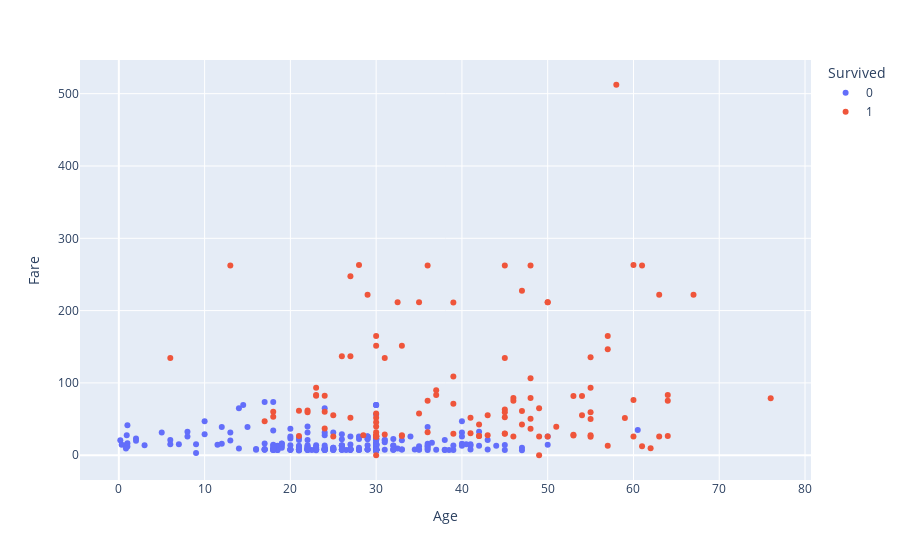

The cell this chart's notebook holds for it:
### Code cell
column1  = test_data.PassengerId
df = pd.DataFrame(column1, columns =['PassengerId'])
df1 = pd.DataFrame(output, columns =['Survived'])
result = pd.concat([df,df1],axis=1, join="inner")
visualized=test_data
merge=visualized.merge(result, how='inner', on='PassengerId')
merge.Survived=merge.Survived.astype('object')
fig = px.scatter(merge, x="Age", y="Fare", color="Survived")
fig.show()
fig.write_image("Prediction_KMeans.png")

### Figure 1 — Plotly figure (JSON) as saved in the notebook; plotly's stock layout.template omitted (floating-point values rounded to 4 significant figures; data arrays with more than 128 entries replaced by an {"elided": "..."} marker saying what was removed)
{"data": [{"hovertemplate": "Survived=0<br>Age=%{x}<br>Fare=%{y}<extra></extra>", "legendgroup": "0", "marker": {"color": "#636efa", "symbol": "circle"}, "mode": "markers", "name": "0", "orientation": "v", "showlegend": true, "x": {"elided": "302 float values"}, "xaxis": "x", "y": {"elided": "302 float values"}, "yaxis": "y", "type": "scatter"}, {"hovertemplate": "Survived=1<br>Age=%{x}<br>Fare=%{y}<extra></extra>", "legendgroup": "1", "marker": {"color": "#EF553B", "symbol": "circle"}, "mode": "markers", "name": "1", "orientation": "v", "showlegend": true, "x": [62, 46, 23, 63, 47, 55, 30, 21, 48, 22, 41, 30, 30, 45, 45, 60, 24, 28, 36, 13, 47, 31, 60, 28.5, 35, 32.5, 55, 67, 49, 27, 25, 76, 43, 36, 63, 36, 35, 53, 33, 61, 42, 30, 30, 23, 29, 42, 48, 30, 54, 64, 37, 18, 27, 30, 61, 6, 47, 30, 33, 60, 42, 57, 50, 53, 21, 39, 64, 48, 55, 45, 45, 41, 27, 30, 46, 26, 24, 30, 53, 30, 64, 30, 55, 55, 57, 33, 39, 46, 48, 39, 30, 58, 45, 49, 50, 59, 24, 25, 45, 31, 49, 54, 45, 55, 57, 23, 51, 18, 48, 30, 22, 17, 43, 50, 37, 39], "xaxis": "x", "y": [9.688, 26, 82.27, 26, 61.17, 59.4, 31.68, 61.38, 262.4, 61.98, 30.5, 57.75, 26.55, 52.55, 29.7, 76.29, 60, 263, 262.4, 262.4, 42.4, 28.54, 263, 27.72, 211.5, 211.5, 25.7, 221.8, 26, 52, 26, 78.85, 55.44, 31.68, 221.8, 75.24, 57.75, 28.5, 151.6, 262.4, 26.55, 51.86, 26.55, 83.16, 221.8, 26.55, 50.5, 27.72, 55.44, 83.16, 83.16, 53.1, 247.5, 26, 12.35, 134.5, 227.5, 25.74, 27.72, 26, 42.5, 164.9, 211.5, 27.45, 26.55, 71.28, 75.25, 106.4, 27.72, 30, 134.5, 51.86, 136.8, 0, 75.24, 136.8, 82.27, 39.6, 81.86, 45.5, 26.55, 151.6, 93.5, 135.6, 146.5, 26.55, 211.3, 79.2, 36.75, 29.7, 26, 512.3, 63.36, 65, 26, 51.48, 37.0, 55.44, 59.4, 134.5, 0, 81.86, 262.4, 50, 13, 93.5, 39.4, 60, 79.2, 164.9, 59.4, 47.1, 27.72, 211.5, 90, 108.9], "yaxis": "y", "type": "scatter"}], "layout": {"xaxis": {"anchor": "y", "domain": [0, 1], "title": {"text": "Age"}}, "yaxis": {"anchor": "x", "domain": [0, 1], "title": {"text": "Fare"}}, "legend": {"title": {"text": "Survived"}, "tracegroupgap": 0}, "margin": {"t": 60}}}
